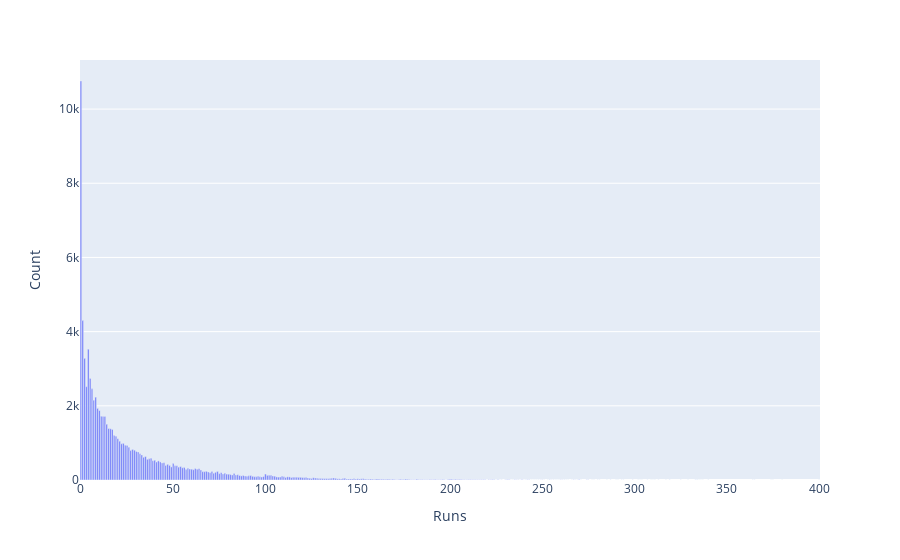

Notebook cell for this chart:
### Code cell
fig = px.bar(new, x='Runs', y='Count')
#fig.update_yaxes(range=[0,1])
#fig.update_xaxes(range=[350,450])
fig.show()

### Figure 1 — Plotly figure (JSON) as saved in the notebook; plotly's stock layout.template omitted (floating-point values rounded to 4 significant figures; data arrays with more than 128 entries replaced by an {"elided": "..."} marker saying what was removed)
{"data": [{"alignmentgroup": "True", "hovertemplate": "Runs=%{x}<br>Count=%{y}<extra></extra>", "legendgroup": "", "marker": {"color": "#636efa"}, "name": "", "offsetgroup": "", "orientation": "v", "showlegend": false, "textposition": "auto", "type": "bar", "x": {"elided": "306 int values"}, "xaxis": "x", "y": {"elided": "306 int values"}, "yaxis": "y"}], "layout": {"barmode": "relative", "legend": {"tracegroupgap": 0}, "margin": {"t": 60}, "xaxis": {"anchor": "y", "domain": [0, 1], "title": {"text": "Runs"}}, "yaxis": {"anchor": "x", "domain": [0, 1], "title": {"text": "Count"}}}}
